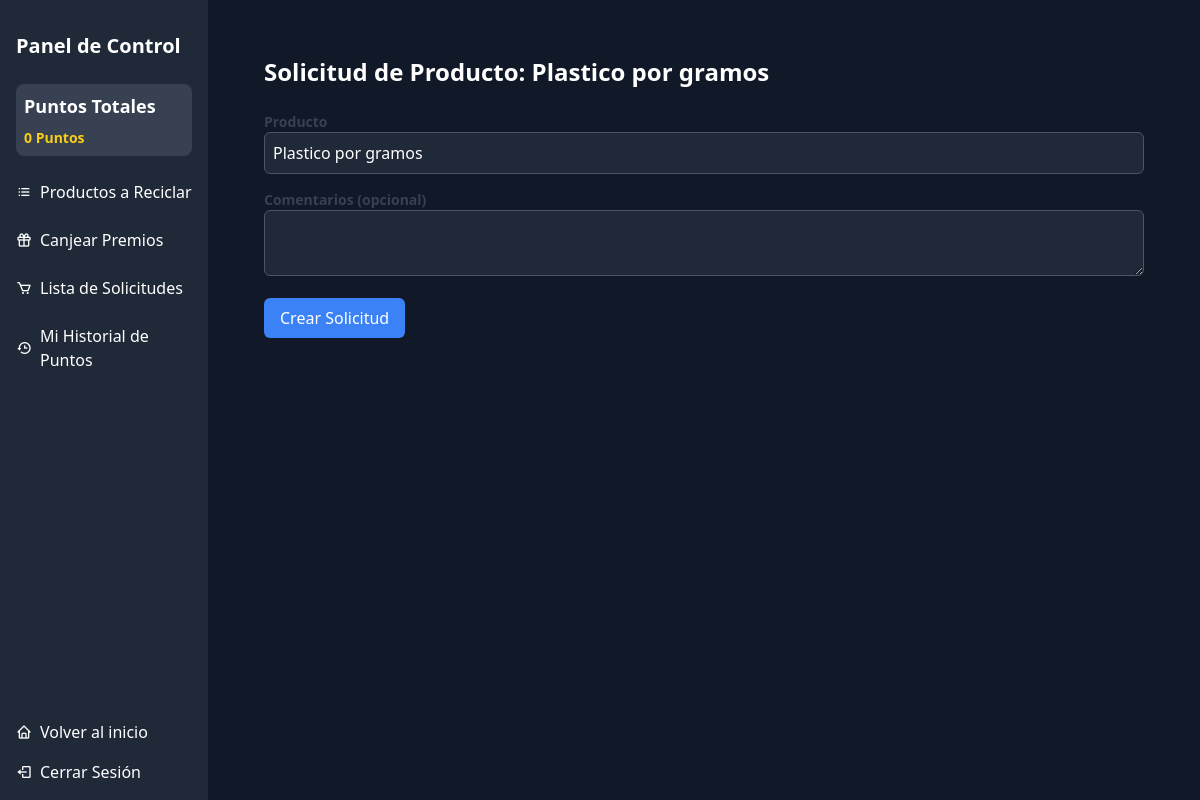
Before: /dashboard/product/request/1/ with the older database file.
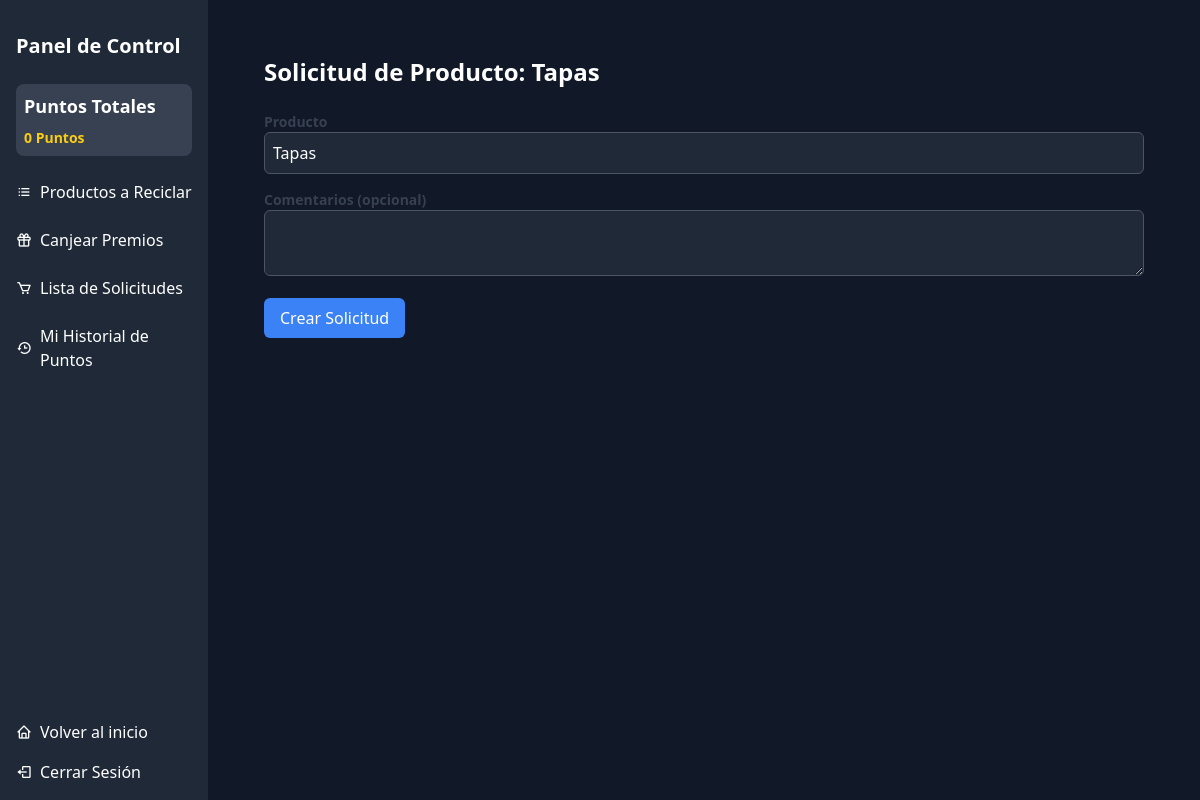
After: the same page with the newer database file.
### core/dashboard/models.py (models this page shows, shortened)
class Product(models.Model):
    name = models.CharField(max_length=50, unique=True)
    description = models.TextField()
    image = models.ImageField(upload_to='products/', validators=[validate_image_extension])
    created_at = models.DateTimeField(auto_now_add=True)
    updated_at = models.DateTimeField(auto_now=True)
    units = models.ForeignKey(Units, on_delete=models.CASCADE, related_name="products")
    category = models.ForeignKey(Category, on_delete=models.CASCADE, related_name="products")
    is_active = models.BooleanField(default=True)
    created_by = models.ForeignKey(
        settings.AUTH_USER_MODEL,
        on_delete=models.SET_NULL,
        null=True,
        blank=True,
        related_name="created_products"
    )
    updated_by = models.ForeignKey(
        settings.AUTH_USER_MODEL,
        on_delete=models.SET_NULL,
        null=True,
        blank=True,
        related_name="updated_products"
    )
    class Meta:
        verbose_name = 'Producto'
        verbose_name_plural = 'Productos'

### core/dashboard/views/home.py (the view, shortened to what this page needs)
# urls.py: path('product/request/<int:product_id>/', home.ProductRequestCreateView.as_view(), name='request_product'),
class ProductRequestCreateView(View):
    def get(self, request, product_id):
        product = get_object_or_404(Product, id=product_id)
        return render(request, 'core/request/request.html', {'product': product})

### core/dashboard/context_processors.py (called while the page is built)
def total_points(request):
    if request.user.is_authenticated:
        total_points = Points.objects.filter(user=request.user).aggregate(total=models.Sum('number'))['total'] or 0
        total_history_points = PointHistory.objects.filter(user=request.user).aggregate(total=models.Sum('points'))['total'] or 0
        total_points = total_history_points
    else:
        total_points = 0
    return {'total_points': total_points}

### templates/core/request/request.html (shortened to what this page needs)
{% extends 'components/base_dash.html' %}
{% block content %}
    <div class="container mx-auto p-6">
        <h2 class="text-2xl font-bold mb-6">Solicitud de Producto: {{ product.name }}</h2>
        <form method="post">
            <div class="mb-4">
                <label for="product" class="block text-sm font-semibold text-gray-700">Producto</label>
                <input type="text" id="product" value="{{ product.name }}" class="w-full p-2 bg-gray-800 text-white border border-gray-600 rounded-md" disabled>
            </div>
            <div class="mb-4">
                <label for="comments" class="block text-sm font-semibold text-gray-700">Comentarios (opcional)</label>
                <textarea id="comments" name="comments" class="w-full p-2 bg-gray-800 text-white border border-gray-600 rounded-md"></textarea>
            </div>
            <button type="submit" class="bg-blue-500 text-white py-2 px-4 rounded-md hover:bg-blue-600">Crear Solicitud</button>
        </form>
    </div>
{% endblock %}

Changed rows visible on the page:
changed Product: name "Plastico por gramos" → "Tapas"
